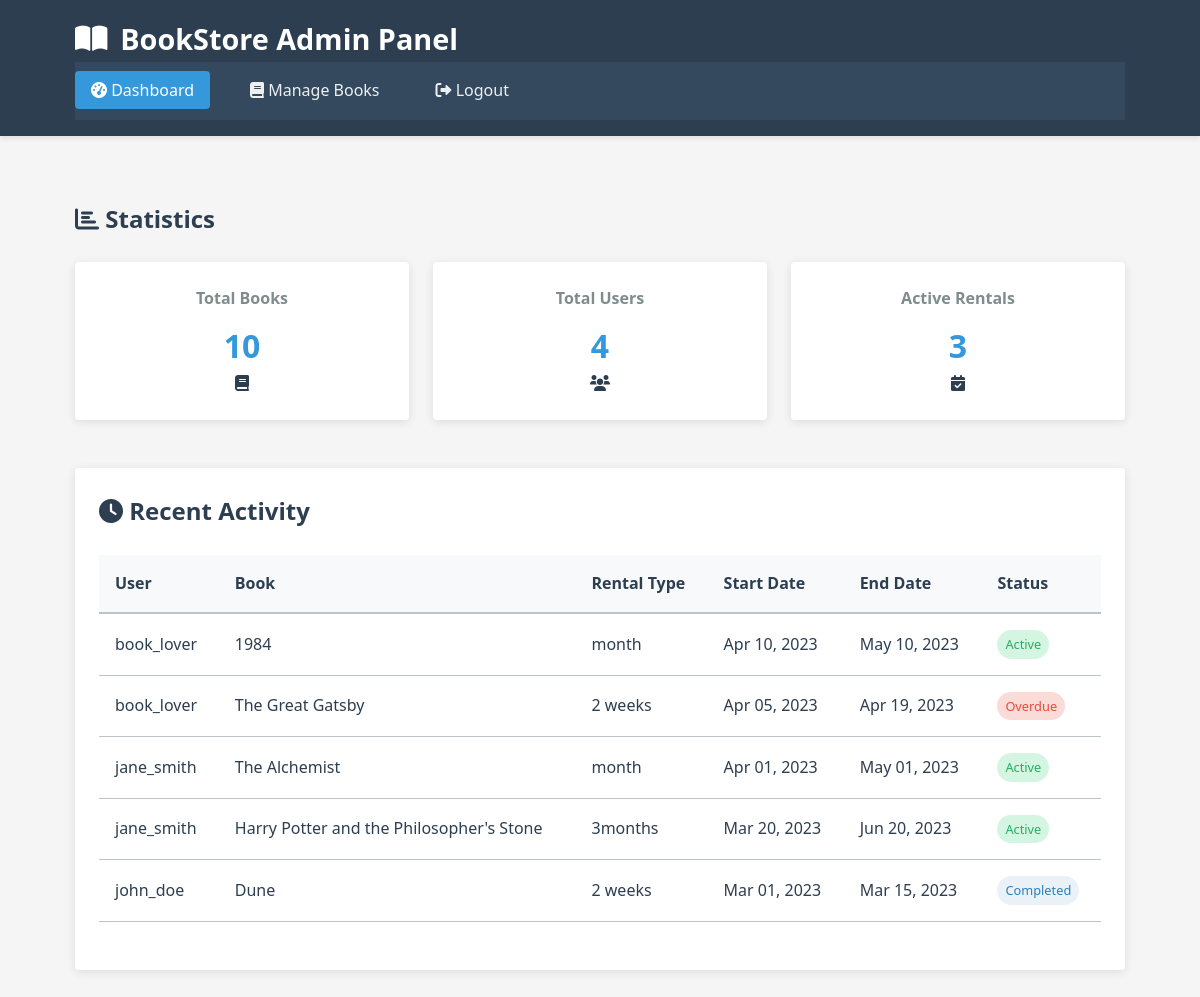
/admin/admin.php (signed in), run on the app's committed database.
### tables this page shows
CREATE TABLE `rentals` (
  `id` int(11) NOT NULL,
  `user_id` int(11) NOT NULL,
  `book_id` int(11) NOT NULL,
  `rental_type` enum('2weeks','month','3months') NOT NULL,
  `start_date` date NOT NULL,
  `end_date` date NOT NULL,
  `status` enum('active','completed','overdue') DEFAULT 'active'
);

CREATE TABLE `users` (
  `id` int(11) NOT NULL,
  `username` varchar(50) NOT NULL,
  `password` varchar(255) NOT NULL,
  `email` varchar(100) NOT NULL,
  `role` enum('user','admin') DEFAULT 'user',
  `created_at` timestamp NOT NULL DEFAULT current_timestamp()
);

CREATE TABLE `books` (
  `id` int(11) NOT NULL,
  `title` varchar(255) NOT NULL,
  `author` varchar(255) NOT NULL,
  `description` text DEFAULT NULL,
  `category` varchar(100) DEFAULT NULL,
  `year` int(11) DEFAULT NULL,
  `price` decimal(10,2) NOT NULL,
  `rental_price_week` decimal(10,2) DEFAULT NULL,
  `rental_price_month` decimal(10,2) DEFAULT NULL,
  `rental_price_quarter` decimal(10,2) DEFAULT NULL,
  `stock` int(11) DEFAULT 0,
  `image` varchar(255) DEFAULT NULL,
  `created_at` timestamp NOT NULL DEFAULT current_timestamp(),
  `updated_at` timestamp NOT NULL DEFAULT current_timestamp() ON UPDATE current_timestamp()
);

### admin/admin.php (the view, shortened to what this page needs)
<?php
$db = new Database();
$conn = $db->getConnection();
?>
<!DOCTYPE html>
<html lang="en">
<head>
    <link rel="stylesheet" href="../assets/css/styles.css">
    <link rel="stylesheet" href="https://cdnjs.cloudflare.com/ajax/libs/font-awesome/6.0.0/css/all.min.css">
</head>
<body>
    <div class="admin-panel">
        <header class="admin-header">
            <div class="container">
                <h1><i class="fas fa-book-open"></i> BookStore Admin Panel</h1>
                <nav class="admin-nav">
                    <ul>
                        <li><a href="admin.php" class="active"><i class="fas fa-tachometer-alt"></i> Dashboard</a></li>
                        <li><a href="books_management.php"><i class="fas fa-book"></i> Manage Books</a></li>
                        <li><a href="../logout.php"><i class="fas fa-sign-out-alt"></i> Logout</a></li>
                    </ul>
                </nav>
            </div>
        </header>
        <main class="admin-main">
            <div class="container">
                <section class="admin-stats">
                    <h2><i class="fas fa-chart-bar"></i> Statistics</h2>
                    <?php
                    $books_count = $conn->query("SELECT COUNT(*) FROM books")->fetch_row()[0];
                    $users_count = $conn->query("SELECT COUNT(*) FROM users")->fetch_row()[0];
                    $active_rentals = $conn->query("SELECT COUNT(*) FROM rentals WHERE status = 'active'")->fetch_row()[0];
                    ?>
                    <div class="stats-grid">
                        <div class="stat-card">
                            <h3>Total Books</h3>
                            <p><?= $books_count ?></p>
                            <i class="fas fa-book stat-icon"></i>
                        </div>
                        <div class="stat-card">
                            <h3>Total Users</h3>
                            <p><?= $users_count ?></p>
                            <i class="fas fa-users stat-icon"></i>
                        </div>
                        <div class="stat-card">
                            <h3>Active Rentals</h3>
                            <p><?= $active_rentals ?></p>
                            <i class="fas fa-calendar-check stat-icon"></i>
                        </div>
                    </div>
                </section>
                <section class="recent-activity">
                    <h2><i class="fas fa-clock"></i> Recent Activity</h2>
                    <?php
                    $query = "SELECT r.*, u.username, b.title
                              FROM rentals r
                              JOIN users u ON r.user_id = u.id
                              JOIN books b ON r.book_id = b.id
                              ORDER BY r.start_date DESC LIMIT 5";
                    $result = $conn->query($query);
                    ?>
                    <div class="table-responsive">
                        <table class="admin-table">
                            <thead>
                                <tr>
                                    <th>User</th>
                                    <th>Book</th>
                                    <th>Rental Type</th>
                                    <th>Start Date</th>
                                    <th>End Date</th>
                                    <th>Status</th>
                                </tr>
                            </thead>
                            <tbody>
                                <?php while($rental = $result->fetch_assoc()): ?>
                                <tr>
                                    <td><?= htmlspecialchars($rental['username']) ?></td>
                                    <td><?= htmlspecialchars($rental['title']) ?></td>
                                    <td><?= str_replace(['_', '2weeks'], [' ', '2 weeks'], $rental['rental_type']) ?></td>
                                    <td><?= date('M d, Y', strtotime($rental['start_date'])) ?></td>
                                    <td class="<?= strtotime($rental['end_date']) < time() ? 'text-danger' : '' ?>">
                                        <?= date('M d, Y', strtotime($rental['end_date'])) ?>
                                    </td>
                                    <td>
                                        <span class="status-badge status-<?= $rental['status'] ?>">
                                            <?= ucfirst($rental['status']) ?>
                                        </span>
                                    </td>
                                </tr>
                                <?php endwhile; ?>
                            </tbody>
                        </table>
                    </div>
                </section>
            </div>
        </main>
    </div>
</body>
</html>

### assets/css/styles.css (style rules this page uses)
:root { --primary-color: #3498db; --primary-dark: #2980b9; --secondary-color: #2c3e50; --accent-color: #e74c3c; --light-color: #ecf0f1; --dark-color: #2c3e50; --success-color: #2ecc71; --warning-color: #f39c12; --danger-color: #e74c3c; --gray-light: #bdc3c7; --gray-dark: #7f8c8d; --white: #ffffff; --black: #000000; --box-shadow: 0 2px 10px rgba(0, 0, 0, 0.1); --border-radius: 4px; --transition: all 0.3s ease; }
* { margin: 0; padding: 0; box-sizing: border-box; }
body { font-family: 'Segoe UI', Tahoma, Geneva, Verdana, sans-serif; line-height: 1.6; color: var(--dark-color); background-color: #f5f5f5; min-height: 100vh; display: flex; flex-direction: column; }
a { text-decoration: none; color: var(--primary-color); transition: var(--transition); }
ul { list-style: none; }
.container { width: 90%; max-width: 1200px; margin: 0 auto; padding: 0 15px; }
header { background: var(--secondary-color); color: var(--white); padding: 1rem 0; box-shadow: var(--box-shadow); position: sticky; top: 0; z-index: 100; }
nav ul { display: flex; gap: 1.5rem; }
nav a { color: var(--white); font-weight: 500; padding: 0.5rem 0; position: relative; }
nav a::after { content: ''; position: absolute; bottom: 0; left: 0; width: 0; height: 2px; background: var(--light-color); transition: var(--transition); }
main { flex: 1; padding: 2rem 0; }
.status-active { color: var(--success-color); }
.status-overdue { color: var(--danger-color); }
.admin-header { background: var(--dark-color); color: var(--white); padding: 1rem 0; margin-bottom: 2rem; }
.admin-header h1 { font-size: 1.5rem; }
.admin-main { padding: 1rem 0; }
.stats-grid { display: grid; grid-template-columns: repeat(auto-fit, minmax(200px, 1fr)); gap: 1.5rem; margin-bottom: 2rem; }
.stat-card { background: var(--white); padding: 1.5rem; border-radius: var(--border-radius); box-shadow: var(--box-shadow); text-align: center; }
.stat-card h3 { font-size: 1rem; color: var(--gray-dark); margin-bottom: 0.5rem; }
.stat-card p { font-size: 2rem; font-weight: bold; color: var(--primary-color); }
table { width: 100%; border-collapse: collapse; margin-bottom: 1.5rem; }
table th { background: #f8f9fa; padding: 0.75rem; text-align: left; font-weight: 500; }
table td { padding: 0.75rem; border-bottom: 1px solid var(--gray-light); vertical-align: middle; }
.admin-header { background: var(--dark-color); color: var(--white); padding: 1rem 0; margin-bottom: 2rem; box-shadow: 0 2px 5px rgba(0,0,0,0.1); }
.admin-header h1 { font-size: 1.8rem; margin: 0; display: flex; align-items: center; }
.admin-header h1 i { margin-right: 0.8rem; }
.admin-nav { background: #34495e; padding: 1rem 0; }
.admin-nav ul { display: flex; gap: 1.5rem; margin: 0; padding: 0; }
.admin-nav a { color: var(--light-color); font-weight: 500; padding: 0.5rem 1rem; border-radius: 4px; transition: var(--transition); }
.admin-nav a:hover, .admin-nav a.active { background: var(--primary-color); color: var(--white); }
.admin-main { padding: 2rem 0; }
.admin-stats { margin-bottom: 3rem; }
.stats-grid { display: grid; grid-template-columns: repeat(auto-fit, minmax(200px, 1fr)); gap: 1.5rem; margin-top: 1.5rem; }
.stat-card { background: var(--white); padding: 1.5rem; border-radius: var(--border-radius); box-shadow: var(--box-shadow); text-align: center; transition: var(--transition); }
.stat-card p { font-size: 2rem; font-weight: bold; color: var(--primary-color); margin: 0; }
.recent-activity { background: var(--white); padding: 1.5rem; border-radius: var(--border-radius); box-shadow: var(--box-shadow); margin-bottom: 2rem; }
.recent-activity h2 { margin-bottom: 1.5rem; font-size: 1.5rem; color: var(--dark-color); }
.admin-table { width: 100%; border-collapse: collapse; margin-top: 1.5rem; }
.admin-table th { background: #f8f9fa; padding: 1rem; text-align: left; font-weight: 600; color: var(--dark-color); border-bottom: 2px solid var(--gray-light); }
.admin-table td { padding: 1rem; border-bottom: 1px solid var(--gray-light); vertical-align: middle; }
.status-badge { display: inline-block; padding: 0.25rem 0.5rem; border-radius: 20px; font-size: 0.8rem; font-weight: 500; }
.status-active { background: #d5f5e3; color: #27ae60; }
.status-overdue { background: #fadbd8; color: #e74c3c; }
.status-completed { background: #eaf2f8; color: #2980b9; }

### data on the page
rentals: user.username "book_lover", book.title "1984", rental_type "month", start_date "Apr 10, 2023", end_date "May 10, 2023", status "Active"
rentals: user.username "book_lover", book.title "The Great Gatsby", rental_type "2 weeks", start_date "Apr 05, 2023", end_date "Apr 19, 2023", status "Overdue"
rentals: user.username "jane_smith", book.title "The Alchemist", rental_type "month", start_date "Apr 01, 2023", end_date "May 01, 2023", status "Active"
rentals: user.username "jane_smith", book.title "Harry Potter and the Philosopher's Stone", rental_type "3months", start_date "Mar 20, 2023", end_date "Jun 20, 2023", status "Active"
rentals: user.username "john_doe", book.title "Dune", rental_type "2 weeks", start_date "Mar 01, 2023", end_date "Mar 15, 2023", status "Completed"

### other printed values
$books_count "10"
$users_count "4"
$active_rentals "3"
